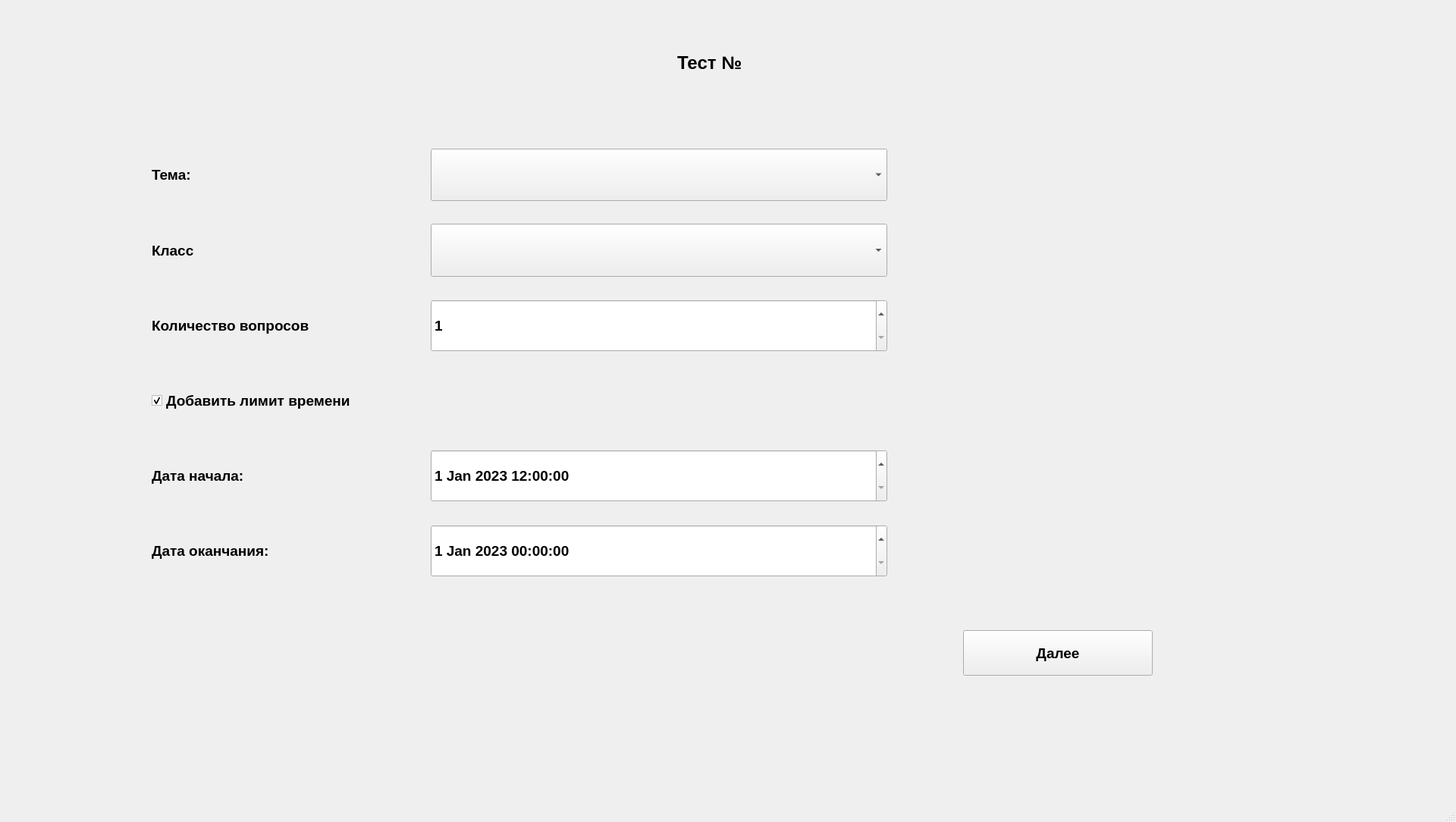
<?xml version="1.0" encoding="UTF-8"?>
<ui version="4.0">
 <class>creating_test</class>
 <widget class="QMainWindow" name="creating_test">
  <property name="geometry">
   <rect>
    <x>0</x>
    <y>0</y>
    <width>1920</width>
    <height>1084</height>
   </rect>
  </property>
  <property name="sizePolicy">
   <sizepolicy hsizetype="Preferred" vsizetype="Preferred">
    <horstretch>3</horstretch>
    <verstretch>3</verstretch>
   </sizepolicy>
  </property>
  <property name="font">
   <font>
    <family>Arial</family>
    <pointsize>12</pointsize>
    <weight>75</weight>
    <bold>true</bold>
   </font>
  </property>
  <property name="windowTitle">
   <string>MainWindow</string>
  </property>
  <widget class="QWidget" name="centralwidget">
   <widget class="QWidget" name="widget" native="true">
    <property name="geometry">
     <rect>
      <x>0</x>
      <y>0</y>
      <width>1871</width>
      <height>991</height>
     </rect>
    </property>
    <widget class="QWidget" name="gridLayoutWidget">
     <property name="geometry">
      <rect>
       <x>0</x>
       <y>0</y>
       <width>1871</width>
       <height>991</height>
      </rect>
     </property>
     <layout class="QGridLayout" name="layout">
      <property name="horizontalSpacing">
       <number>100</number>
      </property>
      <property name="verticalSpacing">
       <number>30</number>
      </property>
      <item row="7" column="2" colspan="2">
       <widget class="QDateTimeEdit" name="edit_start_datetime">
        <property name="sizePolicy">
         <sizepolicy hsizetype="Preferred" vsizetype="Preferred">
          <horstretch>3</horstretch>
          <verstretch>4</verstretch>
         </sizepolicy>
        </property>
        <property name="font">
         <font>
          <family>Arial</family>
          <pointsize>14</pointsize>
         </font>
        </property>
        <property name="date">
         <date>
          <year>2023</year>
          <month>1</month>
          <day>1</day>
         </date>
        </property>
        <property name="minimumDateTime">
         <datetime>
          <hour>12</hour>
          <minute>0</minute>
          <second>0</second>
          <year>2023</year>
          <month>1</month>
          <day>1</day>
         </datetime>
        </property>
        <property name="maximumDate">
         <date>
          <year>2030</year>
          <month>12</month>
          <day>31</day>
         </date>
        </property>
        <property name="minimumDate">
         <date>
          <year>2023</year>
          <month>1</month>
          <day>1</day>
         </date>
        </property>
       </widget>
      </item>
      <item row="11" column="3">
       <spacer name="verticalSpacer">
        <property name="orientation">
         <enum>Qt::Vertical</enum>
        </property>
        <property name="sizeHint" stdset="0">
         <size>
          <width>20</width>
          <height>100</height>
         </size>
        </property>
       </spacer>
      </item>
      <item row="6" column="1">
       <widget class="QCheckBox" name="cb_limit_datetime">
        <property name="sizePolicy">
         <sizepolicy hsizetype="Preferred" vsizetype="Preferred">
          <horstretch>2</horstretch>
          <verstretch>4</verstretch>
         </sizepolicy>
        </property>
        <property name="font">
         <font>
          <family>Arial</family>
          <pointsize>14</pointsize>
         </font>
        </property>
        <property name="text">
         <string>Добавить лимит времени</string>
        </property>
        <property name="checked">
         <bool>true</bool>
        </property>
       </widget>
      </item>
      <item row="4" column="2" colspan="2">
       <widget class="QComboBox" name="combobox_class">
        <property name="sizePolicy">
         <sizepolicy hsizetype="Preferred" vsizetype="Preferred">
          <horstretch>3</horstretch>
          <verstretch>4</verstretch>
         </sizepolicy>
        </property>
        <property name="font">
         <font>
          <pointsize>14</pointsize>
         </font>
        </property>
       </widget>
      </item>
      <item row="8" column="2" colspan="2">
       <widget class="QDateTimeEdit" name="edit_end_datetime">
        <property name="sizePolicy">
         <sizepolicy hsizetype="Preferred" vsizetype="Preferred">
          <horstretch>3</horstretch>
          <verstretch>4</verstretch>
         </sizepolicy>
        </property>
        <property name="font">
         <font>
          <family>Arial</family>
          <pointsize>14</pointsize>
         </font>
        </property>
        <property name="date">
         <date>
          <year>2023</year>
          <month>1</month>
          <day>1</day>
         </date>
        </property>
        <property name="maximumDateTime">
         <datetime>
          <hour>23</hour>
          <minute>59</minute>
          <second>59</second>
          <year>2030</year>
          <month>1</month>
          <day>1</day>
         </datetime>
        </property>
        <property name="minimumDateTime">
         <datetime>
          <hour>0</hour>
          <minute>0</minute>
          <second>0</second>
          <year>2023</year>
          <month>1</month>
          <day>1</day>
         </datetime>
        </property>
       </widget>
      </item>
      <item row="2" column="3">
       <spacer name="verticalSpacer_2">
        <property name="orientation">
         <enum>Qt::Vertical</enum>
        </property>
        <property name="sizeHint" stdset="0">
         <size>
          <width>20</width>
          <height>40</height>
         </size>
        </property>
       </spacer>
      </item>
      <item row="5" column="2" colspan="2">
       <widget class="QSpinBox" name="spinbox">
        <property name="sizePolicy">
         <sizepolicy hsizetype="Preferred" vsizetype="Preferred">
          <horstretch>3</horstretch>
          <verstretch>4</verstretch>
         </sizepolicy>
        </property>
        <property name="font">
         <font>
          <pointsize>14</pointsize>
         </font>
        </property>
        <property name="minimum">
         <number>1</number>
        </property>
       </widget>
      </item>
      <item row="10" column="0">
       <spacer name="horizontalSpacer">
        <property name="orientation">
         <enum>Qt::Horizontal</enum>
        </property>
        <property name="sizeType">
         <enum>QSizePolicy::Fixed</enum>
        </property>
        <property name="sizeHint" stdset="0">
         <size>
          <width>100</width>
          <height>20</height>
         </size>
        </property>
       </spacer>
      </item>
      <item row="10" column="4">
       <widget class="QPushButton" name="btn_next">
        <property name="sizePolicy">
         <sizepolicy hsizetype="Preferred" vsizetype="Preferred">
          <horstretch>0</horstretch>
          <verstretch>3</verstretch>
         </sizepolicy>
        </property>
        <property name="font">
         <font>
          <family>Arial</family>
          <pointsize>14</pointsize>
         </font>
        </property>
        <property name="text">
         <string>Далее</string>
        </property>
       </widget>
      </item>
      <item row="7" column="1">
       <widget class="QLabel" name="label_3">
        <property name="sizePolicy">
         <sizepolicy hsizetype="Preferred" vsizetype="Preferred">
          <horstretch>2</horstretch>
          <verstretch>2</verstretch>
         </sizepolicy>
        </property>
        <property name="font">
         <font>
          <family>Arial</family>
          <pointsize>14</pointsize>
         </font>
        </property>
        <property name="text">
         <string>Дата начала:</string>
        </property>
       </widget>
      </item>
      <item row="4" column="1">
       <widget class="QLabel" name="label_6">
        <property name="sizePolicy">
         <sizepolicy hsizetype="Preferred" vsizetype="Preferred">
          <horstretch>3</horstretch>
          <verstretch>4</verstretch>
         </sizepolicy>
        </property>
        <property name="font">
         <font>
          <pointsize>14</pointsize>
         </font>
        </property>
        <property name="text">
         <string>Класс</string>
        </property>
       </widget>
      </item>
      <item row="7" column="4">
       <spacer name="horizontalSpacer_2">
        <property name="orientation">
         <enum>Qt::Horizontal</enum>
        </property>
        <property name="sizeType">
         <enum>QSizePolicy::Fixed</enum>
        </property>
        <property name="sizeHint" stdset="0">
         <size>
          <width>250</width>
          <height>20</height>
         </size>
        </property>
       </spacer>
      </item>
      <item row="3" column="2" colspan="2">
       <widget class="QComboBox" name="combobox_theme">
        <property name="sizePolicy">
         <sizepolicy hsizetype="Preferred" vsizetype="Preferred">
          <horstretch>3</horstretch>
          <verstretch>4</verstretch>
         </sizepolicy>
        </property>
        <property name="font">
         <font>
          <pointsize>14</pointsize>
         </font>
        </property>
       </widget>
      </item>
      <item row="1" column="0" colspan="6">
       <widget class="QLabel" name="label">
        <property name="sizePolicy">
         <sizepolicy hsizetype="Preferred" vsizetype="Preferred">
          <horstretch>3</horstretch>
          <verstretch>5</verstretch>
         </sizepolicy>
        </property>
        <property name="font">
         <font>
          <family>Arial</family>
          <pointsize>18</pointsize>
         </font>
        </property>
        <property name="text">
         <string>Тест №</string>
        </property>
        <property name="alignment">
         <set>Qt::AlignCenter</set>
        </property>
       </widget>
      </item>
      <item row="0" column="3">
       <spacer name="verticalSpacer_5">
        <property name="orientation">
         <enum>Qt::Vertical</enum>
        </property>
        <property name="sizeHint" stdset="0">
         <size>
          <width>20</width>
          <height>40</height>
         </size>
        </property>
       </spacer>
      </item>
      <item row="5" column="1">
       <widget class="QLabel" name="label_5">
        <property name="sizePolicy">
         <sizepolicy hsizetype="Preferred" vsizetype="Preferred">
          <horstretch>3</horstretch>
          <verstretch>4</verstretch>
         </sizepolicy>
        </property>
        <property name="font">
         <font>
          <pointsize>14</pointsize>
         </font>
        </property>
        <property name="text">
         <string>Количество вопросов</string>
        </property>
       </widget>
      </item>
      <item row="3" column="1">
       <widget class="QLabel" name="label_2">
        <property name="sizePolicy">
         <sizepolicy hsizetype="Preferred" vsizetype="Preferred">
          <horstretch>3</horstretch>
          <verstretch>1</verstretch>
         </sizepolicy>
        </property>
        <property name="font">
         <font>
          <family>Arial</family>
          <pointsize>14</pointsize>
         </font>
        </property>
        <property name="text">
         <string>Тема:</string>
        </property>
       </widget>
      </item>
      <item row="8" column="1">
       <widget class="QLabel" name="label_4">
        <property name="sizePolicy">
         <sizepolicy hsizetype="Preferred" vsizetype="Preferred">
          <horstretch>2</horstretch>
          <verstretch>2</verstretch>
         </sizepolicy>
        </property>
        <property name="font">
         <font>
          <family>Arial</family>
          <pointsize>14</pointsize>
         </font>
        </property>
        <property name="text">
         <string>Дата оканчания:</string>
        </property>
       </widget>
      </item>
      <item row="7" column="5">
       <spacer name="horizontalSpacer_3">
        <property name="orientation">
         <enum>Qt::Horizontal</enum>
        </property>
        <property name="sizeType">
         <enum>QSizePolicy::Fixed</enum>
        </property>
        <property name="sizeHint" stdset="0">
         <size>
          <width>150</width>
          <height>20</height>
         </size>
        </property>
       </spacer>
      </item>
      <item row="10" column="3">
       <spacer name="verticalSpacer_4">
        <property name="orientation">
         <enum>Qt::Vertical</enum>
        </property>
        <property name="sizeType">
         <enum>QSizePolicy::Fixed</enum>
        </property>
        <property name="sizeHint" stdset="0">
         <size>
          <width>20</width>
          <height>60</height>
         </size>
        </property>
       </spacer>
      </item>
      <item row="9" column="2">
       <spacer name="verticalSpacer_3">
        <property name="orientation">
         <enum>Qt::Vertical</enum>
        </property>
        <property name="sizeHint" stdset="0">
         <size>
          <width>20</width>
          <height>40</height>
         </size>
        </property>
       </spacer>
      </item>
     </layout>
    </widget>
   </widget>
  </widget>
  <widget class="QMenuBar" name="menubar">
   <property name="geometry">
    <rect>
     <x>0</x>
     <y>0</y>
     <width>1920</width>
     <height>25</height>
    </rect>
   </property>
  </widget>
  <widget class="QStatusBar" name="statusbar"/>
 </widget>
 <resources/>
 <connections/>
</ui>
